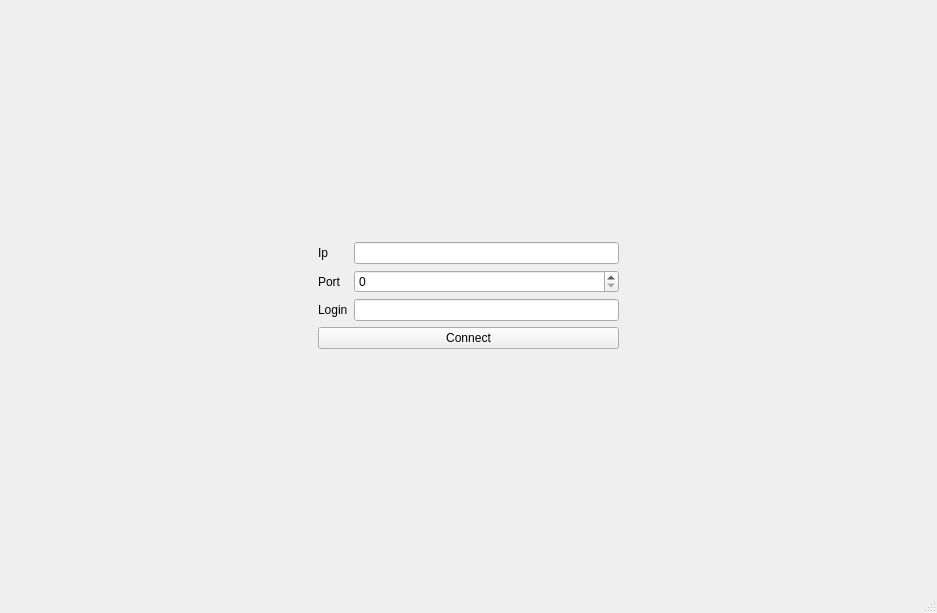
<?xml version="1.0" encoding="UTF-8"?>
<ui version="4.0">
 <class>Client</class>
 <widget class="QMainWindow" name="Client">
  <property name="geometry">
   <rect>
    <x>0</x>
    <y>0</y>
    <width>937</width>
    <height>613</height>
   </rect>
  </property>
  <property name="windowTitle">
   <string>Client</string>
  </property>
  <widget class="QWidget" name="centralwidget">
   <layout class="QVBoxLayout" name="verticalLayout">
    <item>
     <widget class="QStackedWidget" name="stackedWidget">
      <property name="currentIndex">
       <number>0</number>
      </property>
      <widget class="QWidget" name="login">
       <layout class="QHBoxLayout" name="horizontalLayout_2">
        <item>
         <spacer name="horizontalSpacer">
          <property name="orientation">
           <enum>Qt::Orientation::Horizontal</enum>
          </property>
          <property name="sizeHint" stdset="0">
           <size>
            <width>293</width>
            <height>20</height>
           </size>
          </property>
         </spacer>
        </item>
        <item>
         <layout class="QVBoxLayout" name="verticalLayout_5">
          <item>
           <spacer name="verticalSpacer">
            <property name="orientation">
             <enum>Qt::Orientation::Vertical</enum>
            </property>
            <property name="sizeHint" stdset="0">
             <size>
              <width>20</width>
              <height>40</height>
             </size>
            </property>
           </spacer>
          </item>
          <item>
           <layout class="QVBoxLayout" name="verticalLayout_4">
            <item>
             <layout class="QHBoxLayout" name="horizontalLayout">
              <item>
               <layout class="QVBoxLayout" name="verticalLayout_3">
                <item>
                 <widget class="QLabel" name="label">
                  <property name="text">
                   <string>Ip</string>
                  </property>
                 </widget>
                </item>
                <item>
                 <widget class="QLabel" name="label_2">
                  <property name="text">
                   <string>Port</string>
                  </property>
                 </widget>
                </item>
                <item>
                 <widget class="QLabel" name="label_3">
                  <property name="text">
                   <string>Login</string>
                  </property>
                 </widget>
                </item>
               </layout>
              </item>
              <item>
               <layout class="QVBoxLayout" name="verticalLayout_2">
                <item>
                 <widget class="QLineEdit" name="le_ip"/>
                </item>
                <item>
                 <widget class="QSpinBox" name="sb_port"/>
                </item>
                <item>
                 <widget class="QLineEdit" name="le_login"/>
                </item>
               </layout>
              </item>
             </layout>
            </item>
            <item>
             <widget class="QPushButton" name="b_connect">
              <property name="text">
               <string>Connect</string>
              </property>
             </widget>
            </item>
           </layout>
          </item>
          <item>
           <spacer name="verticalSpacer_2">
            <property name="orientation">
             <enum>Qt::Orientation::Vertical</enum>
            </property>
            <property name="sizeHint" stdset="0">
             <size>
              <width>20</width>
              <height>40</height>
             </size>
            </property>
           </spacer>
          </item>
         </layout>
        </item>
        <item>
         <spacer name="horizontalSpacer_2">
          <property name="orientation">
           <enum>Qt::Orientation::Horizontal</enum>
          </property>
          <property name="sizeHint" stdset="0">
           <size>
            <width>293</width>
            <height>20</height>
           </size>
          </property>
         </spacer>
        </item>
       </layout>
      </widget>
      <widget class="QWidget" name="chat">
       <layout class="QHBoxLayout" name="horizontalLayout_4">
        <item>
         <layout class="QVBoxLayout" name="verticalLayout_6">
          <item>
           <widget class="QPlainTextEdit" name="pte_chat"/>
          </item>
          <item>
           <layout class="QHBoxLayout" name="horizontalLayout_3">
            <property name="spacing">
             <number>0</number>
            </property>
            <property name="sizeConstraint">
             <enum>QLayout::SizeConstraint::SetNoConstraint</enum>
            </property>
            <item>
             <widget class="QPlainTextEdit" name="pte_message">
              <property name="sizePolicy">
               <sizepolicy hsizetype="Expanding" vsizetype="Fixed">
                <horstretch>0</horstretch>
                <verstretch>0</verstretch>
               </sizepolicy>
              </property>
              <property name="maximumSize">
               <size>
                <width>16777215</width>
                <height>150</height>
               </size>
              </property>
             </widget>
            </item>
            <item>
             <widget class="QPushButton" name="b_send">
              <property name="minimumSize">
               <size>
                <width>50</width>
                <height>150</height>
               </size>
              </property>
              <property name="maximumSize">
               <size>
                <width>50</width>
                <height>16777215</height>
               </size>
              </property>
              <property name="text">
               <string>Send</string>
              </property>
             </widget>
            </item>
           </layout>
          </item>
         </layout>
        </item>
        <item>
         <widget class="QListWidget" name="listWidget">
          <property name="sizePolicy">
           <sizepolicy hsizetype="Fixed" vsizetype="Expanding">
            <horstretch>0</horstretch>
            <verstretch>0</verstretch>
           </sizepolicy>
          </property>
          <property name="minimumSize">
           <size>
            <width>150</width>
            <height>0</height>
           </size>
          </property>
          <property name="maximumSize">
           <size>
            <width>300</width>
            <height>16777215</height>
           </size>
          </property>
         </widget>
        </item>
       </layout>
      </widget>
     </widget>
    </item>
   </layout>
  </widget>
  <widget class="QMenuBar" name="menubar">
   <property name="geometry">
    <rect>
     <x>0</x>
     <y>0</y>
     <width>937</width>
     <height>19</height>
    </rect>
   </property>
  </widget>
  <widget class="QStatusBar" name="statusbar"/>
 </widget>
 <resources/>
 <connections/>
</ui>
